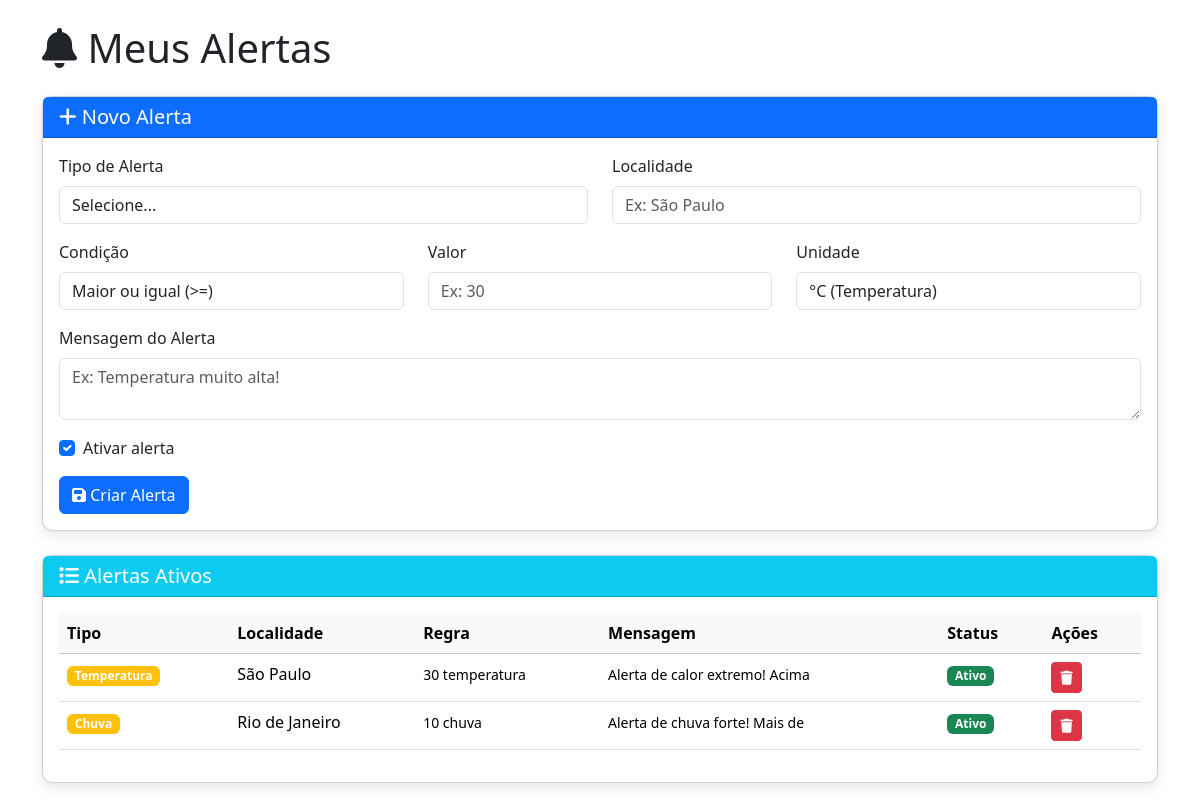
/alertas.php (signed in), run on the app's committed database.
### tables this page shows
CREATE TABLE alertas (
    id INT AUTO_INCREMENT PRIMARY KEY,
    usuario_id INT NOT NULL,
    tipo VARCHAR(50) NOT NULL,
    mensagem VARCHAR(200) NULL,
    localidade VARCHAR(100) NULL,
    regra JSON NULL,
    ativo TINYINT(1) NOT NULL DEFAULT 1,
    local_id INT NULL,
    criado_em TIMESTAMP NOT NULL DEFAULT CURRENT_TIMESTAMP,
    CONSTRAINT fk_alert_user  FOREIGN KEY (usuario_id)
      REFERENCES usuarios(id) ON DELETE CASCADE,
    CONSTRAINT fk_alert_local FOREIGN KEY (local_id)
      REFERENCES localizacoes(id) ON DELETE SET NULL
);

### check_login.php (called while the page is built, shortened)
<?php
function get_user_id() {
    return $_SESSION['usuario_id'] ?? null;
}

### alertas.php (the view, shortened to what this page needs)
<?php
require 'config.php';
require 'check_login.php';
$usuario_id = get_user_id();
$stmt = $mysqli->prepare("SELECT * FROM alertas WHERE usuario_id = ? ORDER BY criado_em DESC");
$stmt->bind_param("i", $usuario_id);
$stmt->execute();
$result = $stmt->get_result();
$alertas = $result->fetch_all(MYSQLI_ASSOC);
?>
<!DOCTYPE html>
<html lang="pt-BR">
<head>
    <link href="https://cdn.jsdelivr.net/npm/bootstrap@5.3.3/dist/css/bootstrap.min.css" rel="stylesheet">
    <link rel="stylesheet" href="https://cdnjs.cloudflare.com/ajax/libs/font-awesome/6.4.0/css/all.min.css">
    <link rel="stylesheet" href="Home.css">
</head>
<body>
    <div class="container py-4">
        <div class="row">
            <div class="col-md-12">
                <h1 class="mb-4"><i class="fas fa-bell"></i> Meus Alertas</h1>
                <div class="card mb-4">
                    <div class="card-header bg-primary text-white">
                        <h5 class="mb-0"><i class="fas fa-plus"></i> Novo Alerta</h5>
                    </div>
                    <div class="card-body">
                        <form method="POST" action="">
                            <div class="row">
                                <div class="col-md-6 mb-3">
                                    <label class="form-label">Tipo de Alerta</label>
                                    <select name="tipo" class="form-control" required>
                                        <option value="">Selecione...</option>
                                    </select>
                                </div>
                                <div class="col-md-6 mb-3">
                                    <label class="form-label">Localidade</label>
                                    <input type="text" name="localidade" class="form-control" placeholder="Ex: São Paulo">
                                </div>
                            </div>
                            <div class="row">
                                <div class="col-md-4 mb-3">
                                    <label class="form-label">Condição</label>
                                    <select name="regra_operador" class="form-control" required>
                                        <option value=">=">Maior ou igual (>=)</option>
                                    </select>
                                </div>
                                <div class="col-md-4 mb-3">
                                    <label class="form-label">Valor</label>
                                    <input type="number" name="regra_valor" class="form-control" step="0.1" placeholder="Ex: 30">
                                </div>
                                <div class="col-md-4 mb-3">
                                    <label class="form-label">Unidade</label>
                                    <select name="regra_tipo" class="form-control" required>
                                        <option value="°C">°C (Temperatura)</option>
                                    </select>
                                </div>
                            </div>
                            <div class="mb-3">
                                <label class="form-label">Mensagem do Alerta</label>
                                <textarea name="mensagem" class="form-control" rows="2" placeholder="Ex: Temperatura muito alta!"></textarea>
                            </div>
                            <div class="mb-3">
                                <div class="form-check">
                                    <input class="form-check-input" type="checkbox" name="ativo" id="ativo" checked>
                                    <label class="form-check-label" for="ativo">
                                        Ativar alerta
                                    </label>
                                </div>
                            </div>
                            <button type="submit" class="btn btn-primary">
                                <i class="fas fa-save"></i> Criar Alerta
                            </button>
                        </form>
                    </div>
                </div>
                <div class="card">
                    <div class="card-header bg-info text-white">
                        <h5 class="mb-0"><i class="fas fa-list"></i> Alertas Ativos</h5>
                    </div>
                    <div class="card-body">
                        <?php if (empty($alertas)): ?>
                            <p class="text-muted">Nenhum alerta configurado.</p>
                        <?php else: ?>
                            <div class="table-responsive">
                                <table class="table table-hover">
                                    <thead class="table-light">
                                        <tr>
                                            <th>Tipo</th>
                                            <th>Localidade</th>
                                            <th>Regra</th>
                                            <th>Mensagem</th>
                                            <th>Status</th>
                                            <th>Ações</th>
                                        </tr>
                                    </thead>
                                    <tbody>
                                        <?php foreach ($alertas as $alerta): ?>
                                            <tr>
                                                <td>
                                                    <span class="badge bg-warning">
                                                        <?php echo ucfirst(htmlspecialchars($alerta['tipo'])); ?>
                                                    </span>
                                                </td>
                                                <td>
                                                    <?php echo htmlspecialchars($alerta['localidade'] ?? '-'); ?>
                                                </td>
                                                <td>
                                                    <small>
                                                        <?php
                                                        $regra = json_decode($alerta['regra'], true);
                                                        echo htmlspecialchars($regra['operador'] ?? '') . ' ' . htmlspecialchars($regra['valor'] ?? '') . ' ' . htmlspecialchars($regra['tipo'] ?? '');
                                                        ?>
                                                    </small>
                                                </td>
                                                <td>
                                                    <small><?php echo htmlspecialchars(substr($alerta['mensagem'] ?? '', 0, 30)); ?></small>
                                                </td>
                                                <td>
                                                    <?php if ($alerta['ativo']): ?>
                                                        <span class="badge bg-success">Ativo</span>
                                                    <?php else: ?>
                                                        <span class="badge bg-secondary">Inativo</span>
                                                    <?php endif; ?>
                                                </td>
                                                <td>
                                                    <form method="POST" action="" style="display:inline;">
                                                        <button type="submit" class="btn btn-sm btn-danger" onclick="return confirm('Tem certeza?')">
                                                            <i class="fas fa-trash"></i>
                                                        </button>
                                                    </form>
                                                </td>
                                            </tr>
                                        <?php endforeach; ?>
                                    </tbody>
                                </table>
                            </div>
                        <?php endif; ?>
                    </div>
                </div>
            </div>
        </div>
    </div>

### Home.css (style rules this page uses)
.card { box-shadow: 0 4px 15px rgba(0, 0, 0, 0.1); border-radius: 10px; }

### data on the page
alertas: tipo "Temperatura", localidade "São Paulo", regra "30", regra "temperatura", mensagem "Alerta de calor extremo! Acima", ativo "Ativo"
alertas: tipo "Chuva", localidade "Rio de Janeiro", regra "10", regra "chuva", mensagem "Alerta de chuva forte! Mais de", ativo "Ativo"
